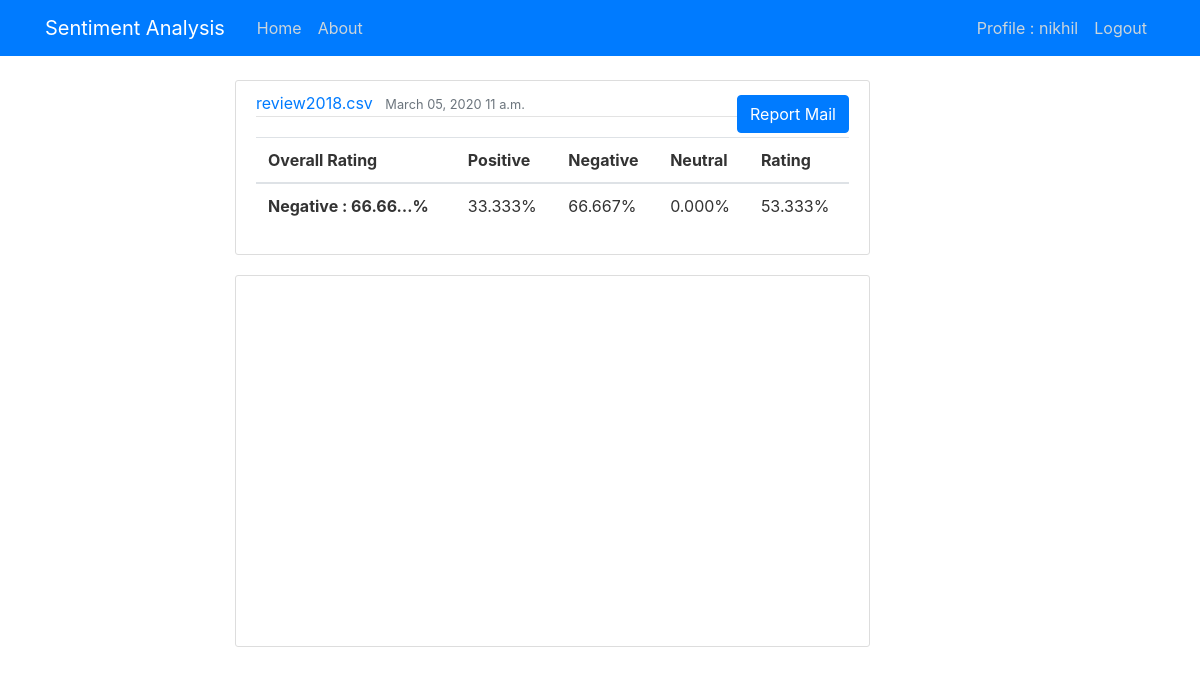
The app's page /sentiment/piechart/ (signed in) with its own data.
### sentiment/models.py (models this page shows, shortened)
class overall_rating(models.Model):
    filename = models.CharField(max_length=100)
    process_date = models.DateTimeField(default=timezone.now)
    rating = models.FloatField(default=0.0)
    positive = models.FloatField()
    negative = models.FloatField()
    neutral = models.FloatField()
    rat = models.CharField(max_length=100)
    user = models.ForeignKey(User,on_delete=models.CASCADE)

### sentiment/views.py (the view)
# urls.py: path('piechart/',views.piechart,name='piechart'),
@login_required
def piechart(request):
    form = overall_rating.objects.latest('id')
    form1 = form.positive
    form2 = form.negative
    form3 = form.neutral
    context = {
        'form': overall_rating.objects.latest('id')
    }
    return render(request, 'sentiment/piechart.html', {'form1':form1, 'form2':form2, 'form3':form3,'context':context})

### sentiment/templates/sentiment/piechart.html (shortened to what this page needs)
{% load static %}
    {% include 'sentiment/navbar.html' %}
    <div role="main" class="container">
        <div class="row">
            <div class="col-md-2"></div>
            <div class="col-md-7">
                    <article class="media content-section">
                        <div class="media-body">
                          <div class="article-metadata">
                            <a class="mr-2" href="#">{{ context.form.filename }}</a>
                            <small class="text-muted">{{ context.form.process_date|date:"F d, Y P" }}</small>
                            <a class="btn btn-primary mt-1 mb-1 float-sm-right" href="{% url 'mail' %}">Report Mail</a>
                          </div>
                          <div class="table-responsive-sm">
                            <table class="table">
                                <thead>
                                    <tr>
                                      <th scope="col">Overall Rating</th>
                                      <th scope="col">Positive</th>
                                      <th scope="col">Negative</th>
                                      <th scope="col">Neutral</th>
                                      <th scope="col">Rating</th>
                                    </tr>
                                  </thead>
                                  <tbody>
                                    <tr>
                                      <th scope="row">{{ context.form.rat|truncatechars_html:17 }}%</th>
                                      <td>{{ context.form.positive|floatformat:3 }}%</td>
                                      <td>{{ context.form.negative|floatformat:3 }}%</td>
                                      <td>{{ context.form.neutral|floatformat:3 }}%</td>
                                      <td>{{ context.form.rating|floatformat:3 }}%</td>
                                    </tr>
                                  </tbody>
                            </table>
                          </div>
                        </div>
                      </article>
                      <article class="media content-section">
                        <div id="piechart" style="width: 800px; height: 350px;"></div>
                    </article>
                 </div>
            </div>

### sentiment/templates/sentiment/navbar.html (shortened to what this page needs)
{% load static %}
<!DOCTYPE html>
<html>
<head>
    <link rel="stylesheet" href="https://maxcdn.bootstrapcdn.com/bootstrap/4.0.0/css/bootstrap.min.css">
    <link rel="stylesheet" type="text/css" href="{% static 'sentiment/main.css' %}">
</head>
<header class="site-header">
    <nav class="navbar navbar-expand-md navbar-dark bg-primary fixed-top" style="background-color: #417a35d0;">
      <div class="container">
        <a class="navbar-brand mr-4" href="{% url 'home' %}">Sentiment Analysis</a>
        <div class="collapse navbar-collapse" id="navbarToggle">
            <div class="navbar-nav mr-auto">
                <a class="nav-item nav-link" href="{% url 'home' %}">Home</a>
                <a class="nav-item nav-link" href="{% url 'about' %}">About</a>
            </div>
            <div class="navbar-nav">
                {% if user.is_authenticated %}
                    <a class="nav-item nav-link" href="{% url 'profile' %}">Profile : {{ user.username }}</a>
                    <a class="nav-item nav-link" href="{% url 'logout' %}">Logout</a>
                {% else %}
                    <a class="nav-item nav-link" href="{% url 'login' %}">Login</a>
                {% endif %}
            </div>
        </div>
      </div>
    </nav>
</header>

### sentiment/static/sentiment/main.css (style rules this page uses)
.site-header .navbar-nav .nav-link { color: #cbd5db; }
.content-section { background: #ffffff; padding: 10px 20px; border: 1px solid #dddddd; border-radius: 3px; margin-bottom: 20px; }
.article-metadata { padding-bottom: 1px; margin-bottom: 4px; border-bottom: 1px solid #e3e3e3 }

### records on screen
overall_rating: form.filename "review2018.csv", form.process_date "March 05, 2020 11 a.m.", form.rat "Negative : 66.66…", form.positive "33.333", form.negative "66.667", form.neutral "0.000", form.rating "53.333"

### other values on screen
{{ user.username }} "nikhil"
